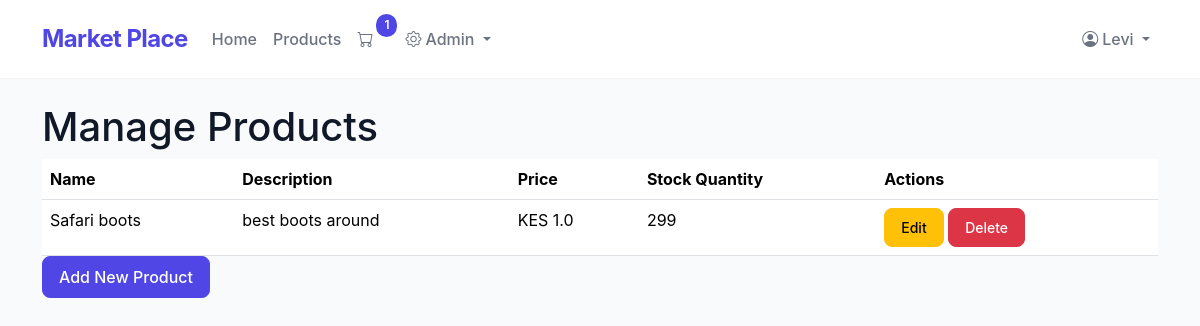
Page /admin/manage_products (signed in) on the earlier database version.
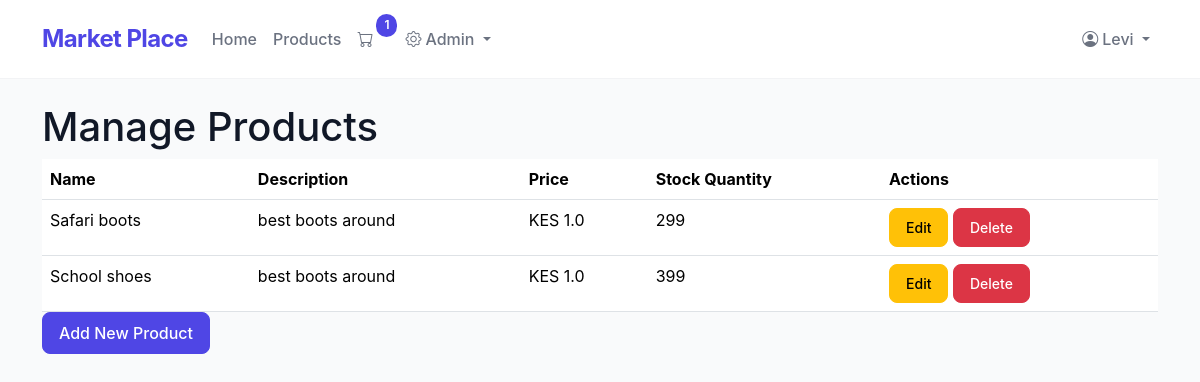
Same page on the later database version.
### app.py (models this page shows)
class Product(db.Model):
    __tablename__ = 'products'
    id = db.Column(db.Integer, primary_key=True)
    name = db.Column(db.String(100), nullable=False)
    description = db.Column(db.String(500), nullable=True)
    price = db.Column(db.Float, nullable=False)
    stock_quantity = db.Column(db.Integer, nullable=False)
    category_id = db.Column(db.Integer, db.ForeignKey('categories.id'), nullable=False)
    order_items = db.relationship('OrderItem', backref='product', lazy=True)
    images = db.relationship('ProductImage', backref='product', lazy=True)

### app.py (the view)
@app.route('/admin/manage_products')
@admin_required
def manage_products():
    products = Product.query.all()
    return render_template('manage_products.html', products=products)

### app.py (called while the page is built)
def admin_required(f):
    from functools import wraps
    @wraps(f)
    def decorated_function(*args, **kwargs):
        if not session.get('user_id') or session.get('user_role') != 'admin':
            flash('Admin access required.', 'danger')
            return redirect(url_for('home'))
        return f(*args, **kwargs)
    return decorated_function

def get_cart_unique_items():
    if 'user_id' in session:
        order = Order.query.filter_by(user_id=session['user_id'], status="Pending").first()
        if order:
            return OrderItem.query.filter_by(order_id=order.id).count()
    return 0

@app.context_processor
def inject_cart_count():
    return dict(cart_count=get_cart_unique_items())

### templates/manage_products.html
{% extends 'base.html' %}
{% block content %}
    <h1>Manage Products</h1>
    <table class="table">
        <thead>
            <tr>
                <th>Name</th>
                <th>Description</th>
                <th>Price</th>
                <th>Stock Quantity</th>
                <th>Actions</th>
            </tr>
        </thead>
        <tbody>
            {% for product in products %}
                <tr>
                    <td>{{ product.name }}</td>
                    <td>{{ product.description }}</td>
                    <td>KES {{ product.price }}</td>
                    <td>{{ product.stock_quantity }}</td>
                    <td>
                        <a href="{{ url_for('edit_product', product_id=product.id) }}" class="btn btn-warning btn-sm">Edit</a>
                        <form action="{{ url_for('delete_product', product_id=product.id) }}" method="POST" style="display:inline;">
                            <button type="submit" class="btn btn-danger btn-sm">Delete</button>
                        </form>
                    </td>
                </tr>
            {% endfor %}
        </tbody>
    </table>
    <a href="{{ url_for('add_product') }}" class="btn btn-primary">Add New Product</a>
{% endblock %}

Differences in the rows shown:
added Product: name "School shoes", description "best boots around", price "1.0", stock_quantity "399"
